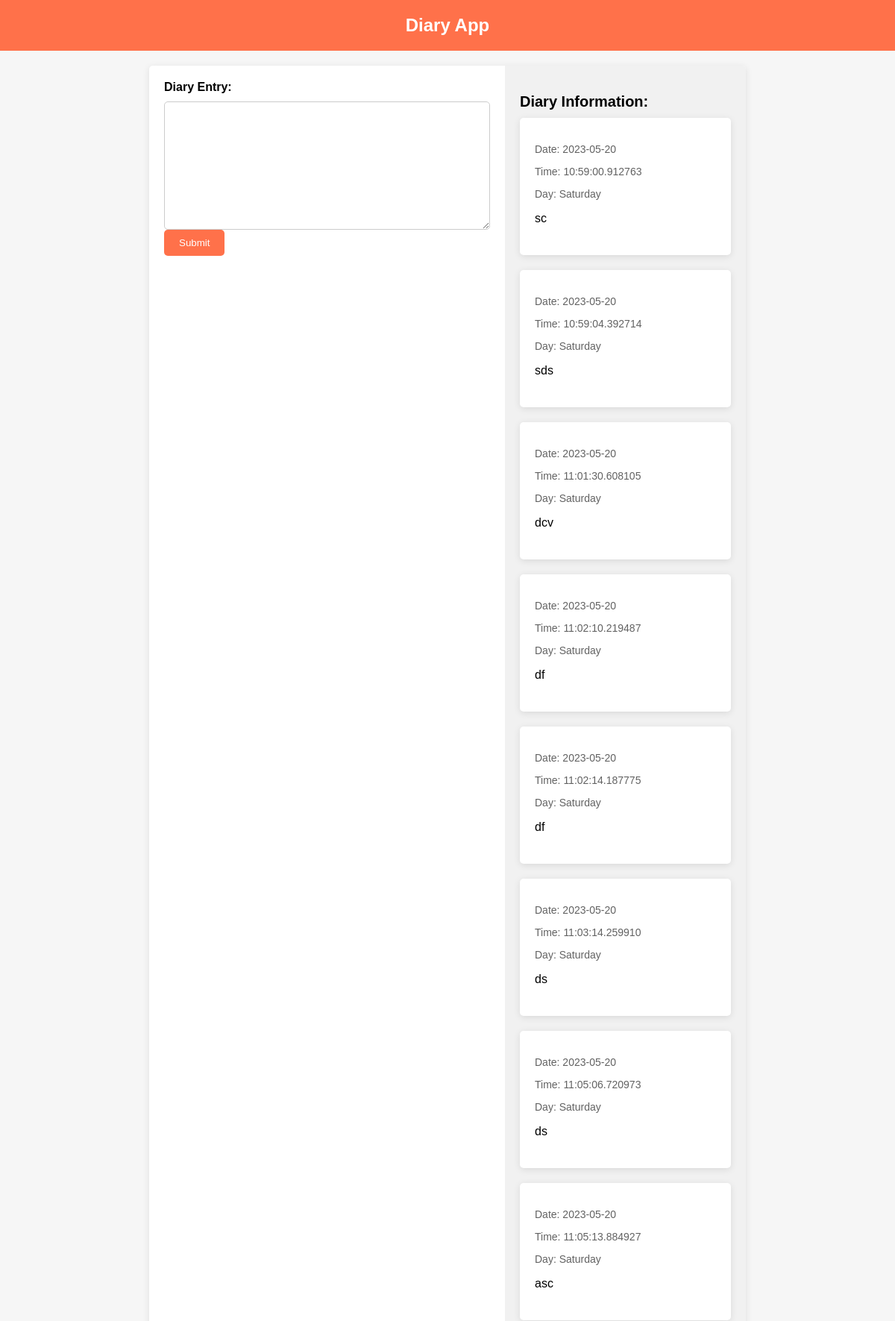
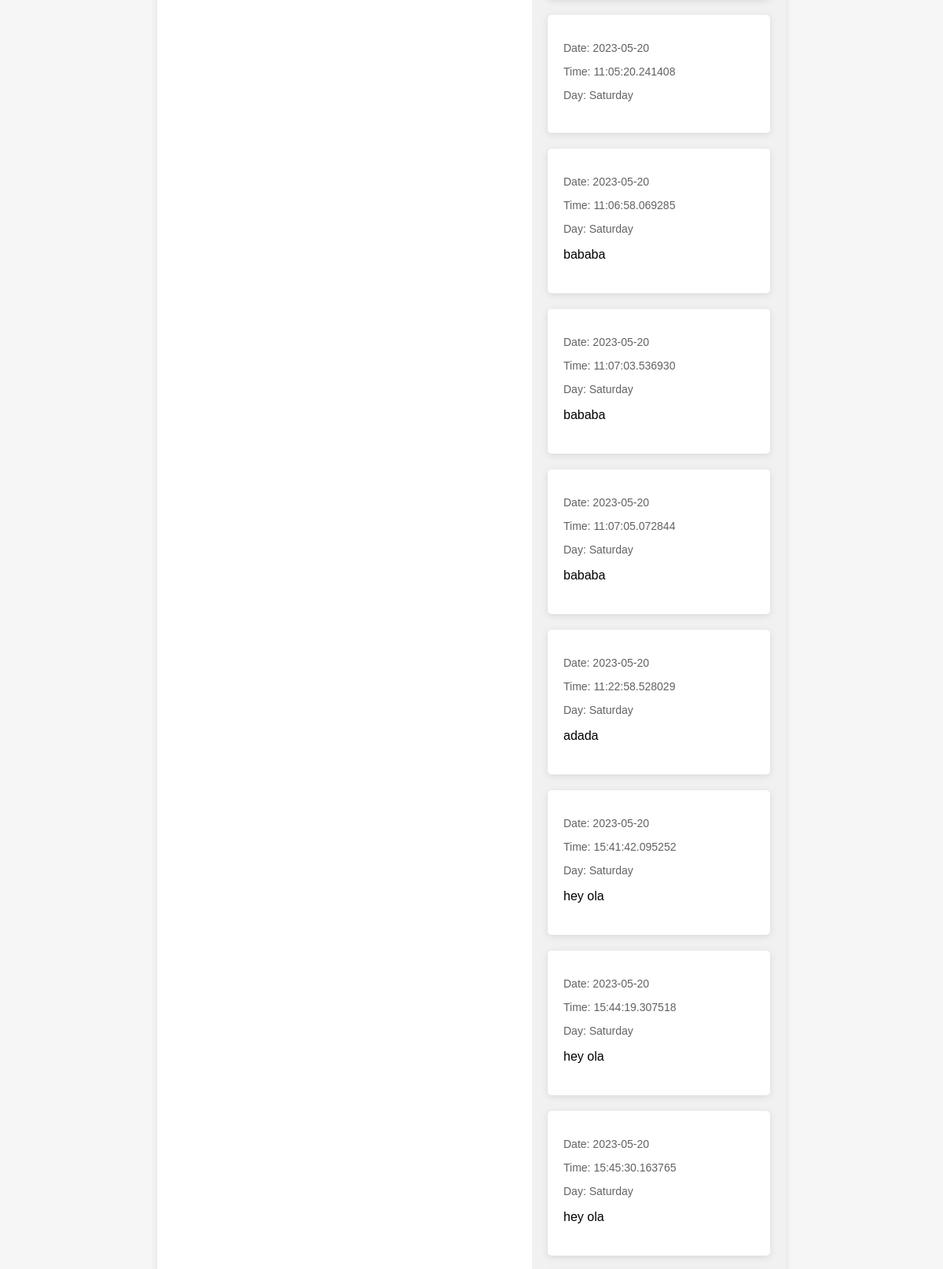
The app's page /services/ser3/diary (upper part) with its own data (2 pictures, top to bottom).
### demoapp/models.py (models this page shows, shortened)
class Diary(models.Model):
    diary=models.TextField()
    date=models.CharField(max_length=30)
    time=models.CharField(max_length=30)
    day=models.CharField(max_length=30)

### demoapp/views.py (the view, shortened to what this page needs)
# urls.py: path("services/ser3/diary",diary,name='diary'),
def diary(request):
    diary_entries = Diary.objects.all()  # Fetch all diary entries from the database
    return render(request, "ser3.html", {'diary_entries': diary_entries})

### templates/ser3.html (shortened to what this page needs)
<!DOCTYPE html>
<html>
<head>
</head>
<body>
  <nav>
    <h1>Diary App</h1>
  </nav>
  <div class="container">
    <div class="left-container">
      <form action="{% url 'diary' %}">
        <label for="diary-entry">Diary Entry:</label>
        <textarea id="diary-entry" name="diary-entry" rows="10" cols="50"></textarea>
        <button type="submit">Submit</button>
      </form>
    </div>
    <div class="right-container">
      <h2>Diary Information:</h2>
      {% for entry in diary_entries %}
      <div class="diary-entry">
        <p class="diary-date">Date: <span id="diary-date">{{ entry.date }}</span></p>
        <p class="diary-time">Time: <span id="diary-time">{{ entry.time }}</span></p>
        <p class="diary-day">Day: <span id="diary-day">{{ entry.day }}</span></p>
        <p class="diary-content">{{ entry.diary }}</p>
      </div>
      {% endfor %}
    </div>
  </div>
</body>
</html>

### templates/ser3.html (style rules this page uses)
body { font-family: Arial, sans-serif; background-color: #f6f6f6; margin: 0; padding: 0; }
nav { background-color: #ff714a; padding: 20px; text-align: center; }
nav h1 { color: #fff; font-size: 24px; margin: 0; }
.container { display: flex; justify-content: space-between; align-items: flex-start; margin: 20px auto; max-width: 800px; background-color: #fff; box-shadow: 0 2px 10px rgba(0, 0, 0, 0.1); border-radius: 5px; overflow: hidden; }
.left-container { flex: 1; padding: 20px; }
.left-container form { display: flex; flex-direction: column; align-items: flex-start; }
.left-container label { font-weight: bold; margin-bottom: 10px; }
.left-container textarea { width: fit-con#626262; height: 150px; padding: 10px; border: 1px solid #ccc; border-radius: 5px; resize: vertical; }
.left-container button { padding: 10px 20px; background-color: #ff714a; color: #fff; border: none; border-radius: 5px; cursor: pointer; }
.right-container { flex: 1; padding: 20px; background-color: #f1f1f1; overflow-y: auto; }
.right-container h2 { font-size: 20px; margin-bottom: 10px; }
.diary-entry { background-color: #fff; padding: 20px; margin-bottom: 20px; border-radius: 5px; box-shadow: 0 2px 10px rgba(0, 0, 0, 0.1); }
.diary-date { color: #626262; font-size: 14px; margin-bottom: 5px; }
.diary-time { color: #626262; font-size: 14px; margin-bottom: 5px; }
.diary-day { color: #626262; font-size: 14px; margin-bottom: 10px; }
.diary-content { margin-bottom: 20px; }

### records on screen
Diary: date "2023-05-20", time "10:59:00.912763", day "Saturday", diary "sc"
Diary: date "2023-05-20", time "10:59:04.392714", day "Saturday", diary "sds"
Diary: date "2023-05-20", time "11:01:30.608105", day "Saturday", diary "dcv"
Diary: date "2023-05-20", time "11:02:10.219487", day "Saturday", diary "df"
Diary: date "2023-05-20", time "11:02:14.187775", day "Saturday", diary "df"
Diary: date "2023-05-20", time "11:03:14.259910", day "Saturday", diary "ds"
Diary: date "2023-05-20", time "11:05:06.720973", day "Saturday", diary "ds"
Diary: date "2023-05-20", time "11:05:13.884927", day "Saturday", diary "asc"
Diary: date "2023-05-20", time "11:05:20.241408", day "Saturday"
Diary: date "2023-05-20", time "11:06:58.069285", day "Saturday", diary "bababa"
Diary: date "2023-05-20", time "11:07:03.536930", day "Saturday", diary "bababa"
Diary: date "2023-05-20", time "11:07:05.072844", day "Saturday", diary "bababa"
Diary: date "2023-05-20", time "11:22:58.528029", day "Saturday", diary "adada"
Diary: date "2023-05-20", time "15:41:42.095252", day "Saturday", diary "hey ola"
Diary: date "2023-05-20", time "15:44:19.307518", day "Saturday", diary "hey ola"
Diary: date "2023-05-20", time "15:45:30.163765", day "Saturday", diary "hey ola"
